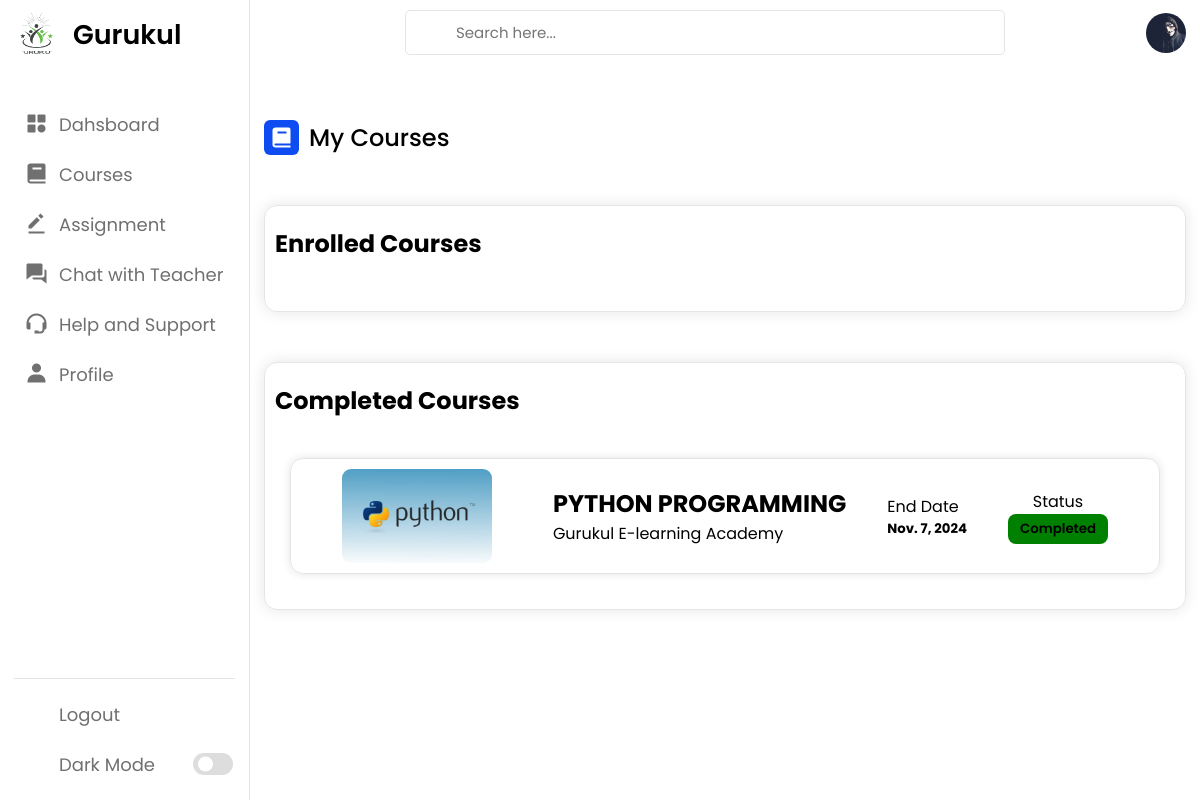
The page /student/course/mycourse (signed in) on the database as committed earlier.
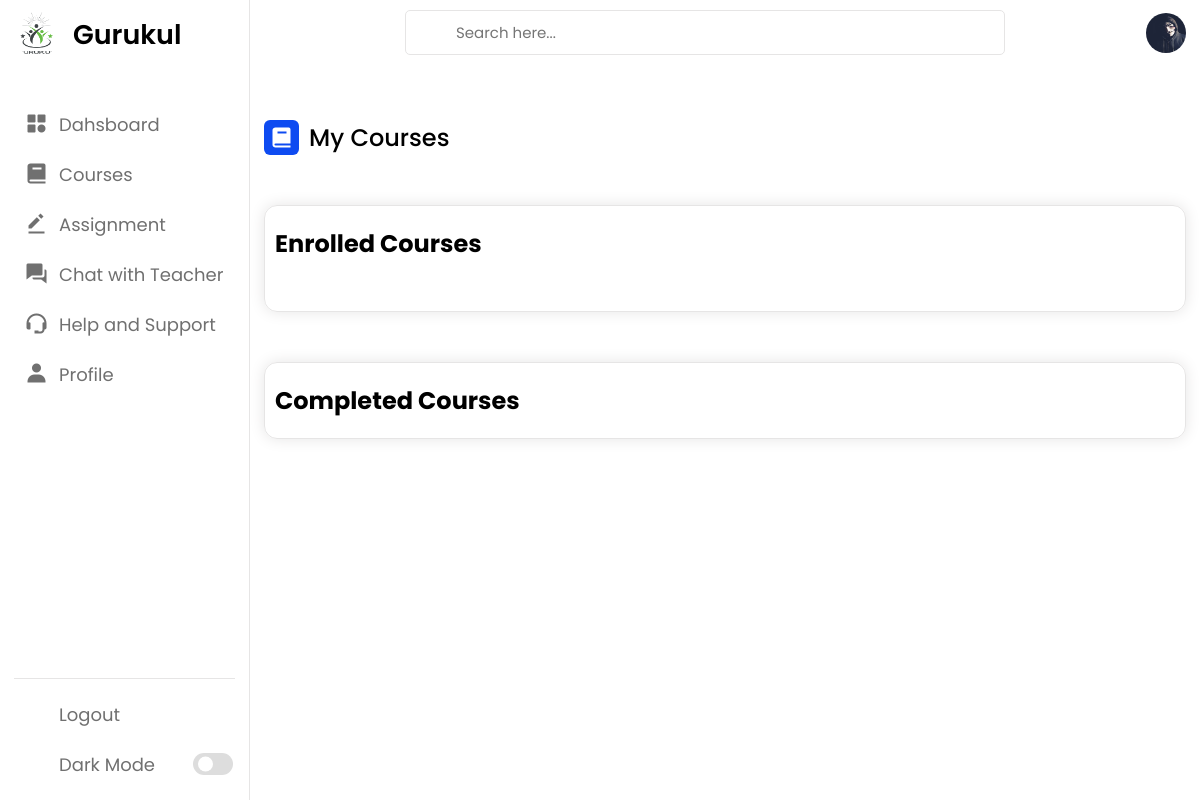
The same page on the database as committed later.
### home/models.py (models this page shows, shortened)
class completeCourse(models.Model):
    use = models.ForeignKey(User,on_delete=models.CASCADE)
    sub = models.ForeignKey(course,on_delete=models.CASCADE)
    is_complete = models.BooleanField(default=False)
    date = models.DateField(auto_now=True)

class course(models.Model):
    product_name= models.CharField(max_length=200)
    price =models.CharField(max_length=100)
    img =models.ImageField(upload_to='img')
    duration =models.CharField(max_length=120)
    info= models.TextField()
    button =models.CharField(max_length=100,default="/log")
    teacher_name = models.CharField(max_length=200,null=True)
    rating = models.CharField(max_length=100,null=True)
    level = models.CharField(max_length=200,null=True)
    about_course = models.TextField(null=True)
    chapter1 = models.CharField(max_length=500,null=True)
    video1= models.FileField(upload_to='lecture_video/',null=True,blank=True)
    chapter2 = models.CharField(max_length=500,null=True)
    video2= models.FileField(upload_to='lecture_video/',null=True,blank=True)
    chapter3 = models.CharField(max_length=500,null=True)
    video3= models.FileField(upload_to='lecture_video/',null=True,blank=True)
    chapter4 = models.CharField(max_length=500,null=True)
    video4= models.FileField(upload_to='lecture_video/',null=True,blank=True)
    chapter5 = models.CharField(max_length=500,null=True)
    video5= models.FileField(upload_to='lecture_video/',null=True,blank=True)
    new_slug = AutoSlugField(populate_from='product_name',unique=True,null=True,default=None)

### student/views.py (the view)
# urls.py: path("/course/mycourse",views.mycourse,name="mycourse"),
def mycourse(request):
    new = course.objects.all()
    main = completeCourse.objects.filter(use=request.user)
    data = usercourse.objects.filter(user=request.user)
    pending = data.exclude(sub_id__in =main.values('sub_id'))
    print(pending)
    context ={
        "data":data,
        "main":main,
        "pending":pending
    }
    return render(request,"mycourse.html",context)

### templates/mycourse.html (shortened to what this page needs)
<!DOCTYPE html>
<html lang="en">
<head>
    <link rel="stylesheet" href="https://unicons.iconscout.com/release/v4.0.0/css/line.css">
    <link href='https://unpkg.com/boxicons@2.1.4/css/boxicons.min.css' rel='stylesheet'>
</head>
<body>
    <nav>
        <div class="logo-name">
            <div class="logo-image">
                <img src="/static/main.logo-1.png" alt="">
            </div>
            <span class="logo_name">Gurukul </span>
        </div>
        <div class="menu-items">
            <ul class="nav-links">
                <li><a href="/student/student">
                        <i class='bx bxs-category'></i>
                        <span class="link-name">Dahsboard</span>
                    </a></li>
                <li><a href="/student/course">
                        <i class='bx bxs-book'></i>
                        <span class="link-name">Courses</span>
                    </a></li>
                <li><a href="/student/assignment">
                        <i class='bx bxs-edit-alt'></i>
                        <span class="link-name">Assignment</span>
                    </a></li>
                <li><a href="/student/chat">
                        <i class='bx bxs-conversation'></i>
                        <span class="link-name">Chat with Teacher</span>
                    </a></li>
                <li><a href="/student/help">
                        <i class='bx bx-support'></i>
                        <span class="link-name">Help and Support</span>
                    </a></li>
                <li><a href="/student/profile">
                        <i class='bx bxs-user'></i>
                        <span class="link-name">Profile</span>
                    </a></li>
            </ul>
            <ul class="logout-mode">
                <li><a href="/log">
                        <i class="uil uil-signout"></i>
                        <span class="link-name">Logout</span>
                    </a></li>
                <li class="mode">
                    <a href="#">
                        <i class="uil uil-moon"></i>
                        <span class="link-name">Dark Mode</span>
                    </a>
                    <div class="mode-toggle">
                        <span class="switch"></span>
                    </div>
                </li>
            </ul>
        </div>
    </nav>
    <section class="dashboard">
        <div class="top">
            <div class="search-box">
                <input type="text" placeholder="Search here...">
            </div>
            <img src="{{user.sign_up_table.profile_pic.url}}" alt="">
        </div>
        <div class="dash-content">
            <div class="overview">
                <div class="title">
                    <i class='bx bxs-book'></i>
                    <span class="text">My Courses</span>
                </div>
            </div>
            <div class="enroll-course">
                <h1>Enrolled Courses</h1>
                <div class="course-card">
                </div>
            </div>
            <div class="enroll-course">
                <h1>Completed Courses</h1>
                {% for i in main %}
                <div class="course-card">
                    <div class="course-box">
                        <div class="course-img">
                            <img src="{{i.sub.img.url}}" alt="">
                        </div>
                        <div class="course-name">
                            <h2>{{i.sub.product_name}}</h2>
                            <P>Gurukul E-learning Academy</P>
                        </div>
                        <div class="course-start-date">
                            <p>End Date</p>
                            <h5>{{i.date}}</h5>
                        </div>
                        <div class="course-status" style="text-align: center;">
                            <p>Status</p>
                            <button id="btn">Completed</button>
                        </div>
                    </div>
                </div>
                {% endfor %}
            </div>
        </div>
    </section>
</body>
</html>

Rows that differ between the two databases and show on the page:
removed completeCourse: sub.img (picture), sub.product_name "PYTHON PROGRAMMING", date "Nov. 7, 2024"
